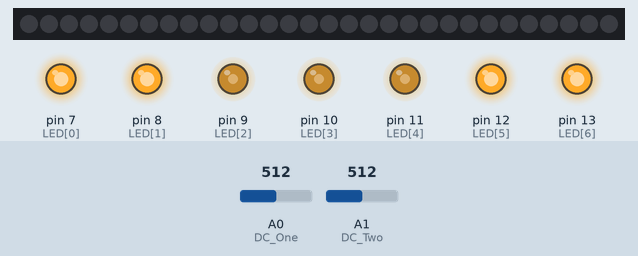
Recording of a sketch running on a simulated Arduino Uno, built with avr-gcc and run on an emulated ATmega328P. Parts: 30 RGB LEDs in strip order, left to right, output pins drawn as LEDs (lit = HIGH). The test bench sets the inputs (shaded band); at power-on: A1 (DC_Two) = 512, A0 (DC_One) = 512. Dim RGB values are drawn brighter than linear; pins used as bus, display or sensor lines are not drawn.

Above: at 1.2 s.
1.3 s: A1 (DC_Two) set to 716
At 2.1 s:
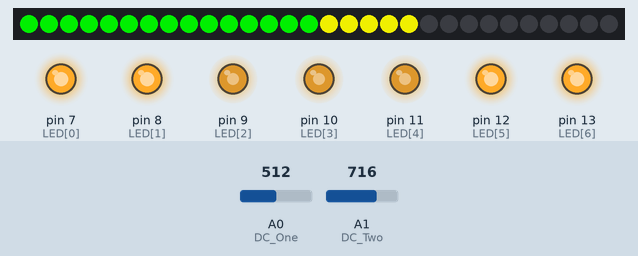
2.9 s: A1 (DC_Two) set to 1023
At 4.1 s:
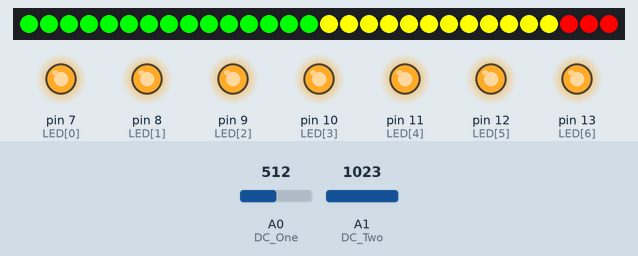
4.4 s: A1 (DC_Two) set to 511
At 5.3 s:
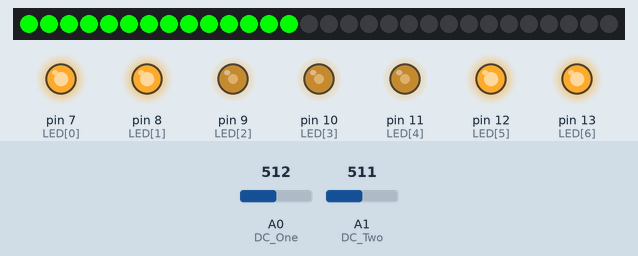
5.9 s: A0 (DC_One) set to 504
At 6.5 s:
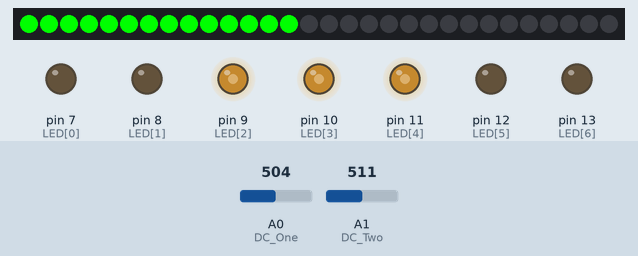
7.4 s: A0 (DC_One) set to 716
At 8.6 s:
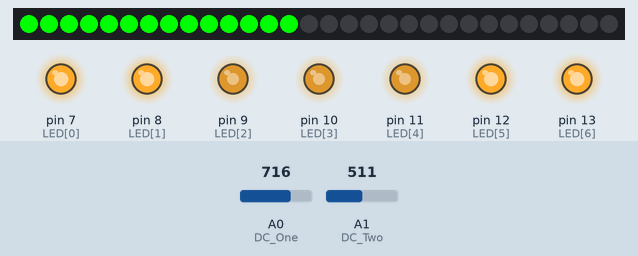
8.9 s: A1 (DC_Two) set to 900
At 10.1 s:
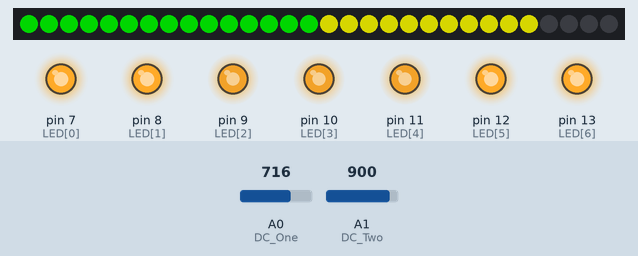
Timing chart, 0 to 11.4 s (numbered marks = the images above; inputs shaded):
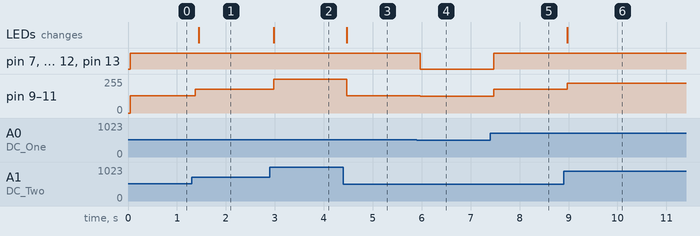

The sketch:

oneStripEQ_andLeds.ino
```cpp
/******************************************************************************
Author: Sigve Skaugvoll
Version: 1.0
Created: 03.02.16
Email: skaugvoll@gmail.com
*********************************************************************************/

//NeoPixel Strip:
#include <Adafruit_NeoPixel.h>
#define PIN 6
#define NUMPIXELS 30
// Parameter 1 = number of pixels in strip
// Parameter 2 = pin number (most are valid)
// Parameter 3 = pixel type flags, add together as needed:
//   NEO_KHZ800  800 KHz bitstream (most NeoPixel products w/WS2812 LEDs)
//   NEO_GRB     Pixels are wired for GRB bitstream (most NeoPixel products)
Adafruit_NeoPixel pixels = Adafruit_NeoPixel(NUMPIXELS, PIN, NEO_GRB + NEO_KHZ800);

//Declare Spectrum Shield pin connections
#define STROBE 4
#define RESET 5
#define DC_One A0
#define DC_Two A1


//Define LED connections on the shield
int LED[] = {7, 8, 9, 10, 11, 12, 13};

//Define spectrum variables
int freq_amp;
int Frequencies_One[7];
int Frequencies_Two[7];

int i;
int color;

/********************Setup Loop*************************/
void setup() {
  Serial.begin(9600);
  pixels.begin(); //prepare the data pin for NeoPixel output.
  pixels.show(); // Initialize all pixels to 'off'


  //Set LED pin configurations
  for(i=0; i<7; i++)
  {
    pinMode(LED[i], OUTPUT);
    digitalWrite(LED[i], LOW);
  }

  //Set Spectrum Shield pin configurations
  pinMode(STROBE, OUTPUT);
  pinMode(RESET, OUTPUT);
  pinMode(DC_One, INPUT);
  pinMode(DC_Two, INPUT);
  digitalWrite(STROBE, HIGH);
  digitalWrite(RESET, HIGH);

  //Initialize Spectrum Analyzers
  digitalWrite(STROBE, LOW);
  delay(1);
  digitalWrite(RESET, HIGH);
  delay(1);
  digitalWrite(STROBE, HIGH);
  delay(1);
  digitalWrite(STROBE, LOW);
  delay(1);
  digitalWrite(RESET, LOW);

}


/**************************Main Function Loop*****************************/
void loop() {
  Read_Frequencies();
  eq();
  Graph_Frequencies();
  //Puls_LEDS();

  delay(50);

}


/*******************Pull frequencies from Spectrum Shield********************/
void Read_Frequencies(){
  //Read frequencies for each band
  for (freq_amp = 0; freq_amp<7; freq_amp++)
  {
    Frequencies_One[freq_amp] = analogRead(DC_One);
    Frequencies_Two[freq_amp] = analogRead(DC_Two);

    digitalWrite(STROBE, HIGH);
    digitalWrite(STROBE, LOW);
  }
}

/*******************Light LEDs based on frequencies*****************************/
void Graph_Frequencies(){
   for( i= 0; i<7; i++)
   {
     if(Frequencies_Two[i] > Frequencies_One[i]){
        analogWrite(LED[i], Frequencies_Two[i]/4);
     }
     else{
        analogWrite(LED[i], Frequencies_One[i]/4);
     }
   }
}


void eq(){
   int intens = Frequencies_Two[4];
   int antLeds = map(intens, 0, 1023, 0, 30);
   for(i = 0; i < NUMPIXELS; i++){
    if(i < antLeds && i <15){
      pixels.setPixelColor(i, getColor(3));
      pixels.show();
    }
    else if(i < antLeds && i >=15 && i<=26){
      pixels.setPixelColor(i, getColor(2));
      pixels.show();
    }
    else if(i < antLeds && i >=27 && i < 30){
      pixels.setPixelColor(i, getColor(1));
      pixels.show();
    }
    else{
      pixels.setPixelColor(i,0);
      pixels.show();
    }
   }
   setIntensitivity(intens);
   pixels.show();
}


void Puls_LEDS(){
  int intensBASS = Frequencies_One[0];
  int intensMID = Frequencies_One[4];
  int intensTREBLE = Frequencies_Two[7];
  intensBASS = map(intensBASS, 0, 1023, 0, 255);
  intensMID = map(intensMID, 0, 1023, 0, 255);
  intensTREBLE = map(intensTREBLE, 0, 1023, 0, 255);

  for(i = 0; i<=9; i++) {    //Sets the color for the 10 first leds, to bass color (red)  //lengst unna kontakt mot arduino.
    pixels.setPixelColor(i, getColor(10));
    setIntensitivity(intensBASS);

  }

  for(i = 10; i<=19; i++) {    //Sets the color for the 10 middle leds, to mid color (blue)
    pixels.setPixelColor(i, getColor(20));
    setIntensitivity(intensMID);

  }

  for(i = 20; i<30; i++) {    //Sets the color for the 10 last leds, to treable color (green)
    pixels.setPixelColor(i, getColor(30));
    setIntensitivity(intensTREBLE);
  }
   setIntensitivity(intensBASS);
   pixels.show();

}

uint32_t magenta = pixels.Color(255, 0, 255);

uint32_t red = pixels.Color(255,0,0);
uint32_t green = pixels.Color(0, 255, 0);
uint32_t blue = pixels.Color(0, 0, 255);
uint32_t yellow = pixels.Color(255, 255, 0);
uint32_t bossanova = pixels.Color(68, 50, 102);


void setIntensitivity(int intens){
  if(intens < 20){
    pixels.setBrightness(0);
  }
  else{
    pixels.setBrightness(intens);
  }
  //pixels.show();
}

uint32_t getColor(int indexColor){

  if(indexColor == 1){
    return red;
  }
  else if(indexColor == 2){
    return yellow;
  }
  else if(indexColor == 3){
    return green;
  }
  else {
    return magenta;
  }
}
```

Measured:
- the behaviour switches between 512 and 511 on A0 (DC_One) (found by bisection; images 3 and 4)
- after the input at 1.3 s, pin 9 (LED[2]), pin 10 (LED[3]), pin 11 (LED[4]): 128/255 → 179/255 after 0.07 s; the LEDs: change after 0.15 s (image 1)
- after the input at 2.9 s, pin 9 (LED[2]), pin 10 (LED[3]), pin 11 (LED[4]): 179/255 → 255/255 after 0.07 s; the LEDs: change after 0.07 s (image 2)
- after the input at 4.4 s, pin 9 (LED[2]), pin 10 (LED[3]), pin 11 (LED[4]): 255/255 → 128/255 after 0.07 s; the LEDs: change after 0.07 s (image 3)
- after the input at 5.9 s, pin 7 (LED[0]), pin 8 (LED[1]), pin 12 (LED[5]), pin 13 (LED[6]): HIGH → LOW after 0.07 s; pin 9 (LED[2]), pin 10 (LED[3]), pin 11 (LED[4]): 128/255 → 127/255 after 0.07 s
- after the input at 7.4 s, pin 7 (LED[0]), pin 8 (LED[1]), pin 12 (LED[5]), pin 13 (LED[6]): LOW → HIGH after 0.08 s; pin 9 (LED[2]), pin 10 (LED[3]), pin 11 (LED[4]): 127/255 → 179/255 after 0.08 s
- after the input at 8.9 s, pin 9 (LED[2]), pin 10 (LED[3]), pin 11 (LED[4]): 179/255 → 225/255 after 0.08 s; the LEDs: change after 0.08 s (image 6)
